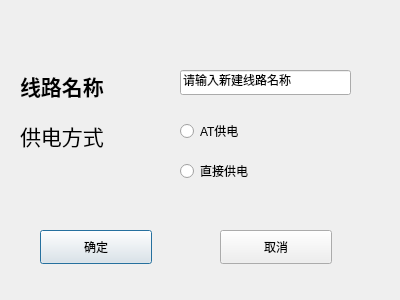
<?xml version="1.0" encoding="UTF-8"?>
<ui version="4.0">
 <class>Dialog_new</class>
 <widget class="QDialog" name="Dialog_new">
  <property name="geometry">
   <rect>
    <x>0</x>
    <y>0</y>
    <width>400</width>
    <height>300</height>
   </rect>
  </property>
  <property name="windowTitle">
   <string>新建</string>
  </property>
  <property name="sizeGripEnabled">
   <bool>false</bool>
  </property>
  <widget class="QLabel" name="label">
   <property name="geometry">
    <rect>
     <x>20</x>
     <y>70</y>
     <width>151</width>
     <height>31</height>
    </rect>
   </property>
   <property name="font">
    <font>
     <family>Arial</family>
     <pointsize>16</pointsize>
     <weight>75</weight>
     <bold>true</bold>
    </font>
   </property>
   <property name="text">
    <string>线路名称</string>
   </property>
  </widget>
  <widget class="QLineEdit" name="lineEdit_new">
   <property name="geometry">
    <rect>
     <x>180</x>
     <y>70</y>
     <width>171</width>
     <height>25</height>
    </rect>
   </property>
   <property name="text">
    <string>请输入新建线路名称</string>
   </property>
  </widget>
  <widget class="QPushButton" name="pushButton">
   <property name="geometry">
    <rect>
     <x>40</x>
     <y>230</y>
     <width>112</width>
     <height>34</height>
    </rect>
   </property>
   <property name="text">
    <string>确定</string>
   </property>
  </widget>
  <widget class="QPushButton" name="pushButton_2">
   <property name="geometry">
    <rect>
     <x>220</x>
     <y>230</y>
     <width>112</width>
     <height>34</height>
    </rect>
   </property>
   <property name="text">
    <string>取消</string>
   </property>
  </widget>
  <widget class="QRadioButton" name="radioButton">
   <property name="geometry">
    <rect>
     <x>180</x>
     <y>120</y>
     <width>132</width>
     <height>22</height>
    </rect>
   </property>
   <property name="text">
    <string>AT供电</string>
   </property>
  </widget>
  <widget class="QRadioButton" name="radioButton_2">
   <property name="geometry">
    <rect>
     <x>180</x>
     <y>160</y>
     <width>132</width>
     <height>22</height>
    </rect>
   </property>
   <property name="text">
    <string>直接供电</string>
   </property>
  </widget>
  <widget class="QLabel" name="label_2">
   <property name="geometry">
    <rect>
     <x>20</x>
     <y>120</y>
     <width>141</width>
     <height>31</height>
    </rect>
   </property>
   <property name="font">
    <font>
     <family>Arial</family>
     <pointsize>16</pointsize>
    </font>
   </property>
   <property name="text">
    <string>供电方式</string>
   </property>
  </widget>
 </widget>
 <resources/>
 <connections>
  <connection>
   <sender>pushButton_2</sender>
   <signal>clicked()</signal>
   <receiver>Dialog_new</receiver>
   <slot>close()</slot>
   <hints>
    <hint type="sourcelabel">
     <x>260</x>
     <y>258</y>
    </hint>
    <hint type="destinationlabel">
     <x>320</x>
     <y>276</y>
    </hint>
   </hints>
  </connection>
 </connections>
</ui>
